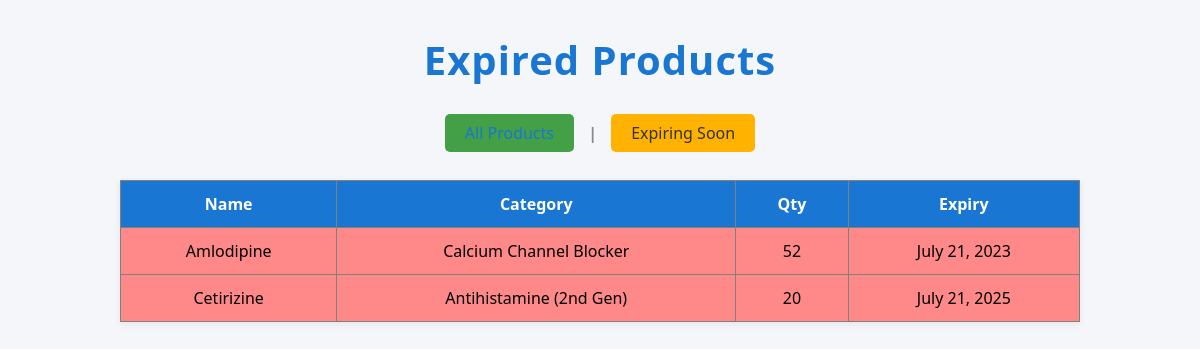
Page /expired/ (signed in) on the committed database.
### inventory/models.py (models this page shows, shortened)
class Product(models.Model):
    name = models.CharField(max_length=100)
    category = models.CharField(max_length=50)
    quantity = models.PositiveIntegerField()
    expiry_date = models.DateField()
    price = models.DecimalField(max_digits=10, decimal_places=2, default=0.00)
    low_stock_threshold = models.PositiveIntegerField(default=10)
    supplier = models.ForeignKey(Supplier, on_delete=models.SET_NULL, null=True, blank=True)
    image = models.ImageField(upload_to='products/', blank=True, null=True)
    barcode = models.ImageField(upload_to='barcodes/', blank=True)

### inventory/views.py (the view)
# urls.py: path('expired/', views.expired_products, name='expired_products'),
@admin_required
def expired_products(request):
    today = timezone.now().date()
    products = Product.objects.filter(expiry_date__lt=today)
    return render(request, 'inventory/expired_products.html', {'products': products})

### inventory/views.py (called while the page is built)
def admin_required(view_func):
    decorated_view_func = login_required(user_passes_test(lambda u: u.is_staff)(view_func))
    return decorated_view_func

### inventory/templates/inventory/expired_products.html (shortened to what this page needs)
<!DOCTYPE html>
{% load static %}
<html>
<head>
    <link rel="stylesheet" href="{% static 'styles.css' %}">
</head>
<body>
    <h1 class="main-title">Expired Products</h1>
    <div class="nav-links">
        <a href="{% url 'product_list' %}" class="nav-btn">All Products</a>
        <span class="divider">|</span>
        <a href="{% url 'expiring_soon' %}" class="nav-btn expiring">Expiring Soon</a>
    </div>
    <table border="1">
        <tr>
            <th>Name</th>
            <th>Category</th>
            <th>Qty</th>
            <th>Expiry</th>
        </tr>
        {% for product in products %}
        <tr style="background-color: #f88;">
            <td>{{ product.name }}</td>
            <td>{{ product.category }}</td>
            <td>{{ product.quantity }}</td>
            <td>{{ product.expiry_date }}</td>
        </tr>
        {% endfor %}
    </table>
</body>
</html>

### static/styles.css (style rules this page uses)
body { font-family: 'Segoe UI', Arial, sans-serif; background: #f4f6fa; margin: 0; padding: 0; }
h1 { text-align: center; color: #333; margin-top: 30px; }
.nav-links { text-align: center; margin-bottom: 20px; }
.nav-links a { color: #1976d2; text-decoration: none; margin: 0 10px; font-weight: 500; transition: color 0.2s; }
table { margin: 0 auto; border-collapse: collapse; width: 80%; background: #fff; box-shadow: 0 2px 8px rgba(0,0,0,0.07); }
th, td { padding: 12px 16px; text-align: center; }
th { background: #1976d2; color: #fff; font-weight: 600; }
tr { transition: background 0.2s; }
.main-title { text-align: center; color: #1976d2; margin-top: 32px; font-size: 2.5rem; letter-spacing: 1px; }
.nav-links { text-align: center; margin-bottom: 28px; margin-top: 10px; }
.nav-btn { display: inline-block; padding: 8px 20px; margin: 0 8px; border-radius: 5px; text-decoration: none; font-weight: 500; background: #43a047; color: #fff; transition: background 0.2s; }
.nav-btn.expiring { background: #ffb300; color: #333; }
.divider { color: #888; font-weight: bold; }

### rows in the picture
Product: name "Amlodipine", category "Calcium Channel Blocker", quantity "52", expiry_date "July 21, 2023"
Product: name "Cetirizine", category "Antihistamine (2nd Gen)", quantity "20", expiry_date "July 21, 2025"
